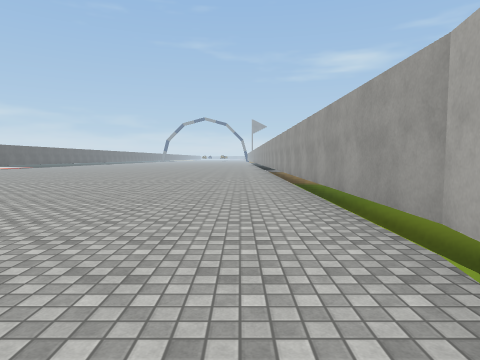
view 1 (above)

16 first-person views from a walk through a scene from a Unity 3-D project. The camera is 1.4 m above the floor, tilts 4° down and sees 75° across. The floor is counted in squares, 2 m on a side. Each view is taken from the middle of a square. On the plan, view 1 faces up. The plan holds only what a view shows up to about 10 squares ahead; the rest is blank. The place goes on beyond the plan. Some surface patterns are stand-ins.

view 2
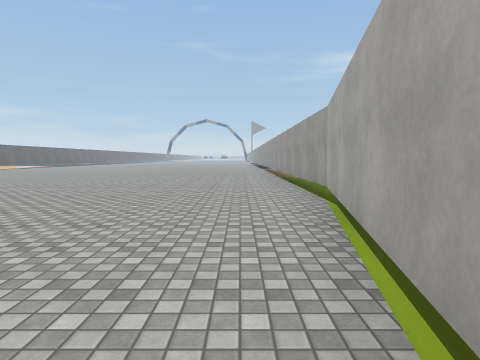

view 3
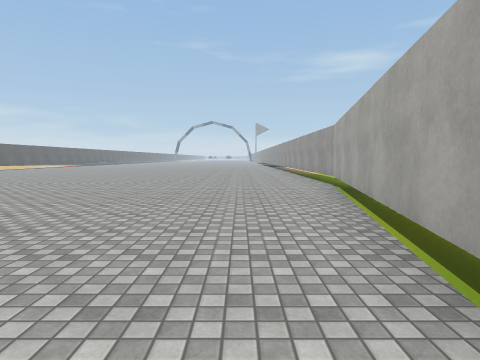

view 4
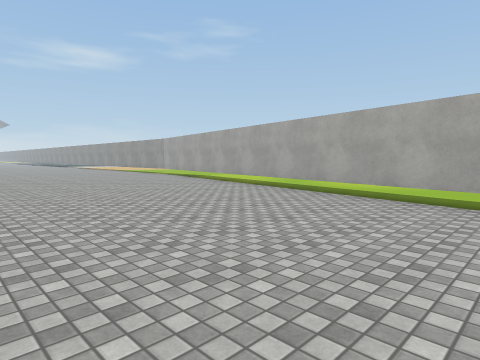

view 5
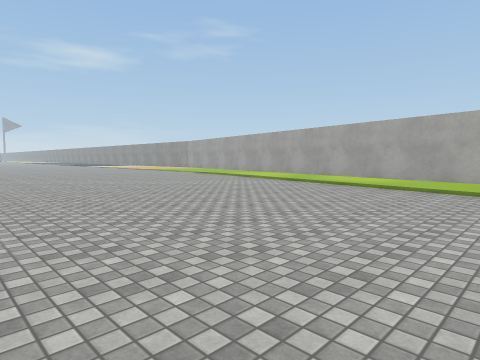

view 6
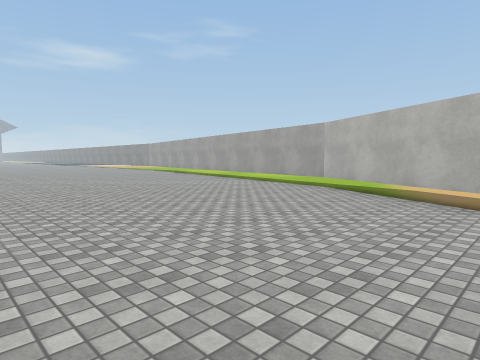

view 7
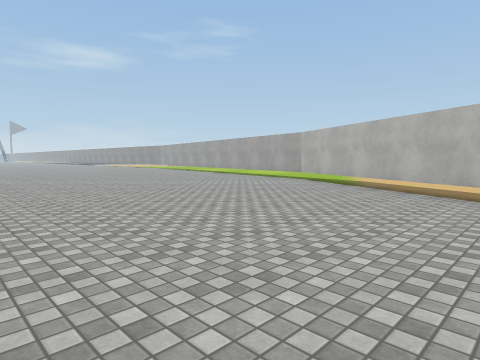

view 8
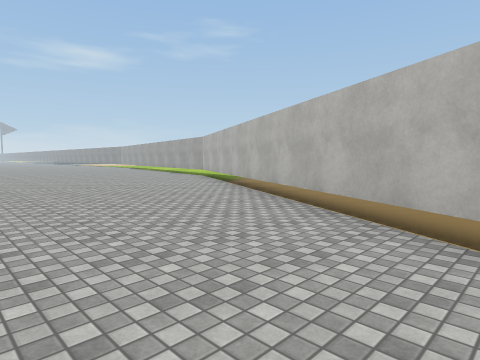

view 9
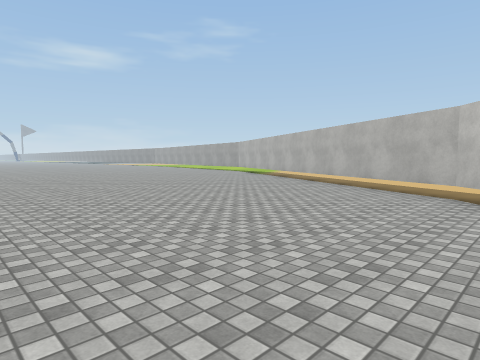

view 10
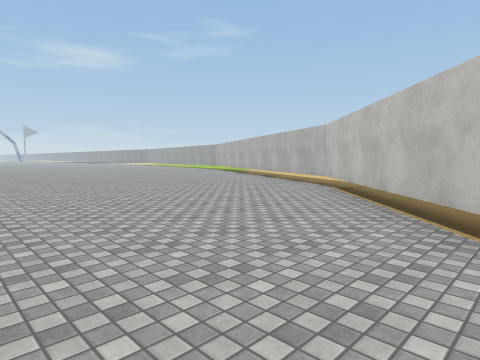

view 11
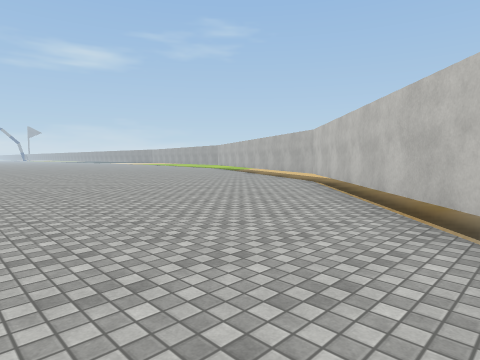

view 12
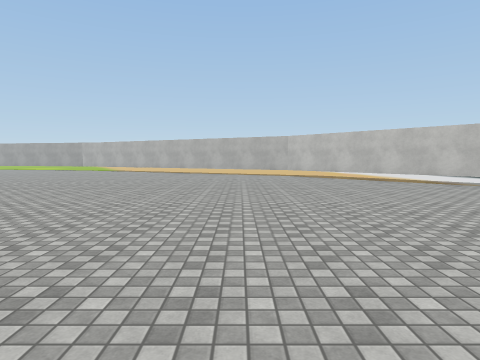

view 13
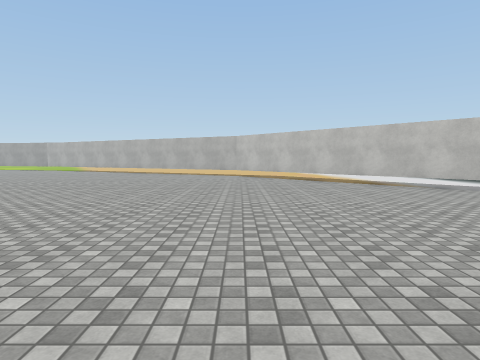

view 14
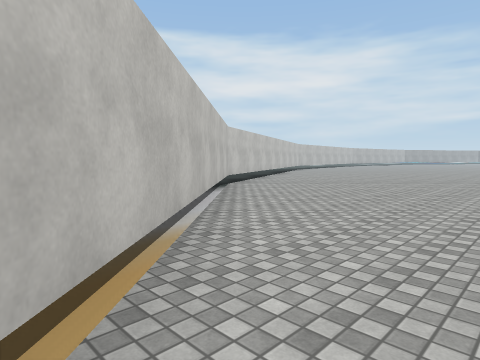

view 15
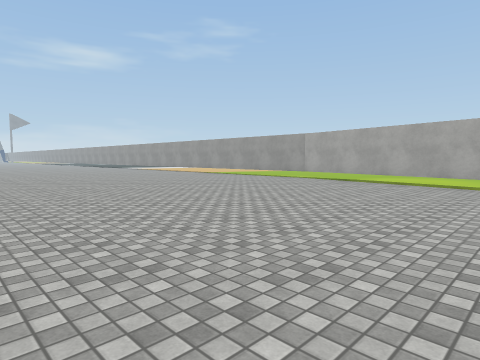

view 16
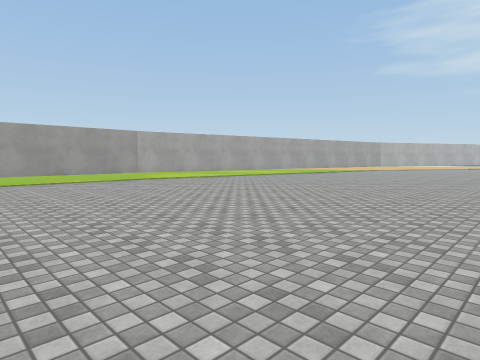

### Floor plan
Points are (right, up) in squares from view 1. A wall is a line through its corners. A room is listed if a view was taken in it or the views show most of it. See-through windows are left out.
Room 1 (views 1, 2, 3, 4, 5, 6, 7, 8, 9, 10, 11, 12, 13, 14, 15, 16)
walls: (-1.2, -11.1) (1.5, 2.2); (-12.8, -27.5) (-6.7, -21.9) (-1.1, -11); (1.4, 2.1) (1.4, 7.5)

Positions as (right, up) in squares from view 1, and headings:
1: (0, 0), facing up
2: (0, -3), facing up
3: (-1, -6), facing up
4: (-6, -10), facing up-right
5: (-8, -11), facing up-right
6: (-8, -15), facing up-right
7: (-10, -17), facing up-right
8: (-9, -21), facing up-right
9: (-13, -23), facing up-right
10: (-14, -26), facing up-right
11: (-15, -27), facing up-right
12: (-19, -20), facing right
13: (-19, -22), facing right
14: (-10, -24), facing down-left
15: (-8, -4), facing up-right
16: (-8, 7), facing down-right
